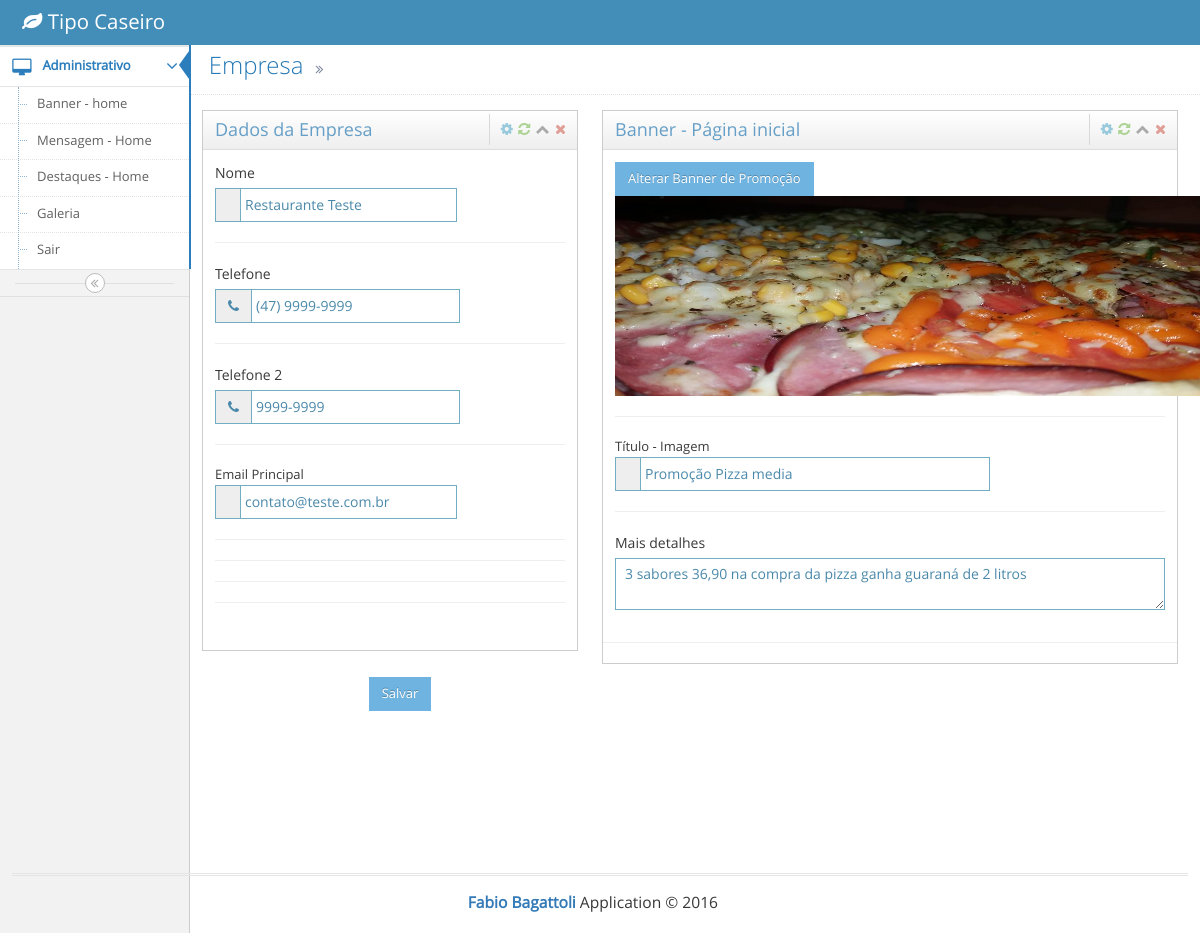
The page /admin/index.php (signed in) on the database its author committed.
### tables this page shows
CREATE TABLE `conf` (
  `id_empresa` int(11) NOT NULL AUTO_INCREMENT,
  `ok` char(1) DEFAULT NULL,
  `ip` char(3) NOT NULL,
  `Telefone` char(20) DEFAULT NULL,
  `Telefone2` char(20) DEFAULT NULL,
  `EmailPrincipal` varchar(70) DEFAULT NULL,
  `EndEmil` varchar(70) DEFAULT NULL,
  `logorecibo` varchar(70) DEFAULT NULL,
  `Fantasia` varchar(80) DEFAULT NULL,
  `detalhes` text,
  PRIMARY KEY (`id_empresa`),
  KEY `id_config` (`id_empresa`)
);

### admin/conect_dbs.php (called while the page is built, shortened)
<?php
$conexao = 'mysql:host='.HOST.';dbname='.DB;
try{
	$conecta = new PDO($conexao,USER,PASS);
	$conecta->setAttribute(PDO::ATTR_ERRMODE,PDO::ERRMODE_EXCEPTION);
}catch (PDOexception $error_conecta){
   echo htmlentities('Erro ao conectar '.$error_conecta->getMessage());
}
$ativado = 's';
$sql_select = 'SELECT * FROM conf WHERE ok = :ativado';
try{
	$query_select = $conecta->prepare($sql_select);
	$query_select->bindValue(':ativado' , $ativado , PDO::PARAM_STR);
    $query_select->execute();
	$resultado_query = $query_select->fetchAll(PDO::FETCH_ASSOC);
	$count = $query_select->rowCount();
}catch (PDOexception $error_select){
   echo 'Erro ao selecionar '.$error_select->getMessage();
}
	if($count == '0'){
	  echo 'Nada encontrado';
	}else{
	foreach($resultado_query as $linhas){
	}
	}
$logorecibo         = $linhas['logorecibo'];
?>

### admin/view/administrativo/empresa/update.php (the view, shortened to what this page needs)
<?php include('conect_dbs.php');
$sql_consulta = 'SELECT * FROM conf';
try{
	$query_consulta = $conecta->prepare($sql_consulta);
  $query_consulta->execute();
	$resultado_consulta = $query_consulta->fetchAll(PDO::FETCH_ASSOC);
	$count = $query_consulta->rowCount();
}catch (PDOexception $error_select){
   echo 'Erro ao selecionar '.$error_select->getMessage();
}
	if($count == '0'){
	  echo 'Nada encontrado';
	}else{
	foreach($resultado_consulta as $linhas){
	}
	}
          $Fantasia           = $linhas['Fantasia'];
          $Telefone           = $linhas['Telefone'];
          $Telefone2          = $linhas['Telefone2'];
          $EmailPrincipal     = $linhas['EmailPrincipal'];
          $EndEmil            = $linhas['EndEmil'];
					$detalhes           = $linhas['detalhes'];
?>
<div class="page-header">
							<h1>
								&nbsp;&nbsp; Empresa
								<small>
								<i class="ace-icon fa fa-angle-double-right"></i> </small>
							</h1>
						</div>
<div class="col-xs-12 col-sm-4">
  <div class="widget-box">
    <div class="widget-header">
      <h4 class="widget-title">Dados da Empresa</h4>
      <span class="widget-toolbar"> <a href="#" data-action="settings"> <i class="ace-icon fa fa-cog"></i> </a> <a href="#" data-action="reload"> <i class="ace-icon fa fa-refresh"></i> </a> <a href="#" data-action="collapse"> <i class="ace-icon fa fa-chevron-up"></i> </a> <a href="#" data-action="close"> <i class="ace-icon fa fa-times"></i> </a> </span> </div>
    <div class="form-group has-info">
      <div class="widget-main">
          <form name="novo" action="" enctype="multipart/form-data" method="post">
        <div>
          <label for="form-field-mask-2">Nome <small class="text-warning"></small> </label>
          <div class="input-group"> <span class="input-group-addon"> </i> </span>
            <input name="Fantasia" type="text" class="col-xs-12 col-sm-8" id="form-field-mask-2" value="<?php echo $Fantasia; ?>" />
          </div>
        </div>
        <hr />
        <div>
          <label for="form-field-mask-2"> Telefone</label>
          <div class="input-group">
																<span class="input-group-addon">
																	<i class="ace-icon fa fa-phone"></i>
																</span>
																<input name="Telefone" type="text" class="col-xs-12 col-sm-8" id="form-field-mask-" value="<?php echo $Telefone; ?>" />
          </div>
        </div>
        <hr />
        <div>
          <label for="form-field-mask-2"> Telefone 2</label>
          <div class="input-group">
																<span class="input-group-addon">
																	<i class="ace-icon fa fa-phone"></i>
																</span>
																<input name="Telefone2" type="text" class="col-xs-12 col-sm-8" id="form-field-mask-3" value="<?php echo $Telefone2; ?>" />
          </div>
        </div>
        <hr />
        <div>Email Principal
          <div class="input-group"> <span class="input-group-addon"> </i></span>
            <input name="EmailPrincipal" type="text" class="col-xs-12 col-sm-8" id="form-field-mask-2" value="<?php echo $EmailPrincipal; ?>" />
          </div>
        </div>
          <hr /> <hr /> <hr /> <hr />
      </div>
    </div>
  </div>
</div>
<div class="col-xs-12 col-sm-6">
  <div class="widget-box">
    <div class="widget-header">
      <h4 class="widget-title">Banner - Página inicial</h4>
      <span class="widget-toolbar"> <a href="#" data-action="settings"> <i class="ace-icon fa fa-cog"></i> </a> <a href="#" data-action="reload"> <i class="ace-icon fa fa-refresh"></i> </a> <a href="#" data-action="collapse"> <i class="ace-icon fa fa-chevron-up"></i> </a> <a href="#" data-action="close"> <i class="ace-icon fa fa-times"></i> </a> </span> </div>
    <div class="form-group has-info">
      <div class="widget-main">
        <div>
       <?php if($logorecibo != '0') { ?> <a href="index.php?acao=del-logo-empresa" class="btn btn-info btn-sm">Alterar Banner de Promoção</a>  <?php } ?>
         <div> <img src="../public/imagelogo/<?php echo $logorecibo;?>" alt="User Image" width="600" height="200" class="user-image"/>
        </div>
        </div>
        <hr />
         <div>Título -  Imagem
           <div class="input-group"> <span class="input-group-addon"> </i></span>
            <input name="EndEmil" type="text" class="col-xs-12 col-sm-8" id="form-field-mask-2" value="<?php echo $EndEmil; ?>" />
          </div>
        </div>
        <hr />
       <div>
															<label for="form-field-8">Mais detalhes</label>
															<textarea class="form-control" name="detalhes" id="form-field-8" placeholder="Digite aqui"><?php echo $detalhes; ?></textarea>
		</div>
          </div>
        </div>
        <hr />
      </div>
    </div>
  </div>
<p>&nbsp;</p>
<p>&nbsp;</p>
<center>
  <input type="submit" name="enviar" value="Salvar" class="btn btn-info btn-sm" style="margin-top: 10px; margin-right: 400px;"/>
</center>
 <p>&nbsp;</p>
                              <p>&nbsp;</p>
                              <p>&nbsp;</p>
                              <p>&nbsp;</p>
                              <p>&nbsp;</p>

### rows shown on the page
conf: Fantasia "Restaurante Teste", Telefone "(47) 9999-9999", Telefone2 "9999-9999", EmailPrincipal "contato@teste.com.br", logorecibo (picture), EndEmil "Promoção Pizza media", detalhes "3 sabores 36,90 na compra da pizza ganha guaraná de 2 litros"
